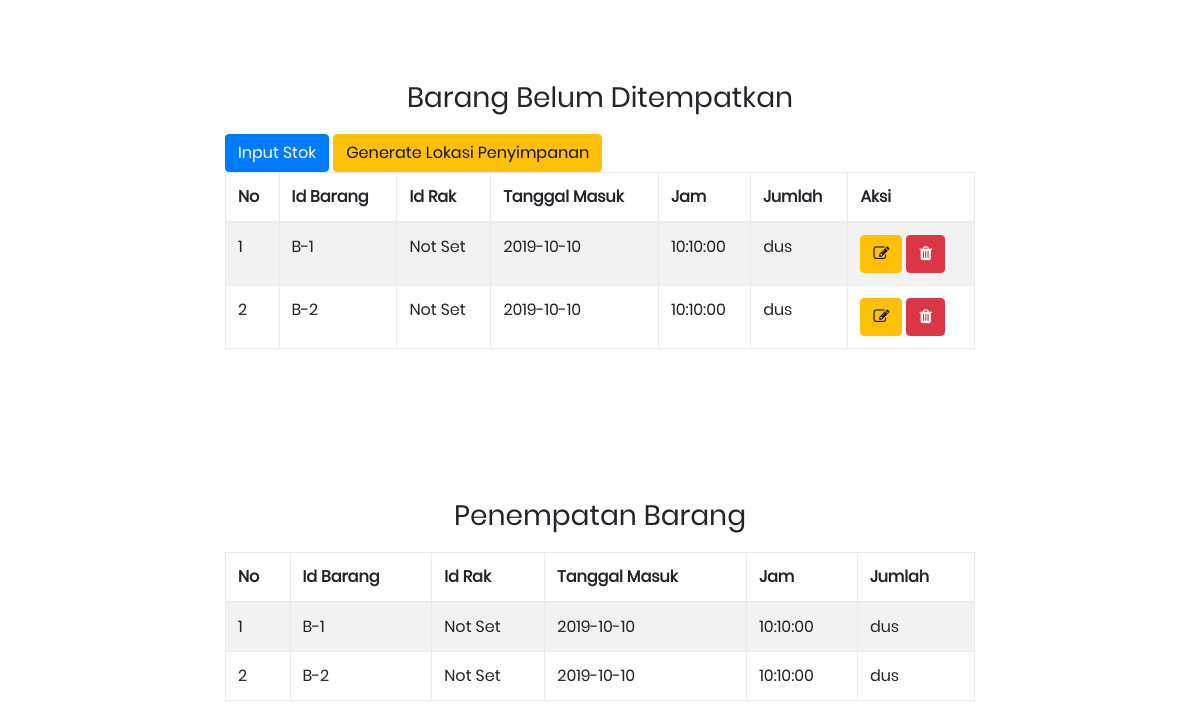
/index.php/dashboard/penempatan, run on the app's committed database.
### tables this page shows
CREATE TABLE `tbl_ga_stok_detail` (
  `stok_detail_id` int(11) NOT NULL,
  `id_stok` varchar(100) NOT NULL,
  `id_barang` varchar(100) NOT NULL,
  `total` int(11) NOT NULL
);

CREATE TABLE `tbl_ga_stok` (
  `id_stok` varchar(100) NOT NULL,
  `tanggal_masuk` date NOT NULL,
  `jam` time NOT NULL
);

### application/controllers/Dashboard.php (called while the page is built, shortened)
<?php
class Dashboard extends CI_Controller {
    public function __construct()
    {
            $this->load->model('Ga_model');
    }
    public function penempatan()
	{
        $data['stok_barang'] = $this->Ga_model->getUnlocatedStock()->result_array();
        $this->load->view('templates/header');
        $this->load->view('ga_penempatan', $data);
        $this->load->view('templates/footer');
	}
}

### index.php (called while the page is built, shortened)
<?php
require_once BASEPATH.'core/CodeIgniter.php';

### application/models/Ga_model.php (called while the page is built, shortened)
<?php
class Ga_model extends CI_Model {
    public function getUnlocatedStock(){
        return $this->db->where('id_rak', NULL)
                ->join('tbl_ga_stok_detail tgsd', 'tgs.id_stok=tgsd.id_stok')
                ->join('tbl_ga_stok_rak tgsr', 'tgsd.stok_detail_id=tgsr.stok_detail_id','left')
                ->get('tbl_ga_stok tgs');
    }
}

### application/views/ga_penempatan.php (the view, shortened to what this page needs)
<div class="limiter">
		<div class="container-login100" >
        <div class='col-md-8'>
            <h3 class='text-center p-b-20'>Barang Belum Ditempatkan</h3>
            <a href="<?=base_url('dashboard/input_barang_create')?>" class="btn btn-primary">Input Stok</a>
            <?php if($stok_barang){ ?>
                <a href="<?=base_url('dashboard/generate_lokasi_penyimpanan')?>" class="btn btn-warning">Generate Lokasi Penyimpanan</a>
            <?php } ?>
            <table id="stokbarang" class="table table-striped table-bordered" style="width:100%">
                <thead>
                    <tr>
                        <th scope="col">No</th>
                        <th scope="col">Id Barang</th>
                        <th scope="col" >Id Rak</th>
                        <th scope="col" >Tanggal Masuk</th>
                        <th scope="col" >Jam</th>
                        <th scope="col" >Jumlah</th>
                        <th scope="col">Aksi</th>
                    </tr>
                </thead>
                <tbody>
                    <?php $no = 0;foreach($stok_barang as $row){?>
                        <tr>
                            <td><?=$no+=1;?></td>
                            <td><?=$row['id_barang'];?></td>
                            <td ><?php if($row['id_rak']==""){echo"Not Set";}?></td>
                            <td ><?=$row['tanggal_masuk'];?></td>
                            <td ><?=$row['jam'];?></td>
                            <td ><?=$row['jumlah'];?> dus</td>
                            <td >
                                <button type="button" class="btn btn-warning"
                                    data-toggle="modal" data-target="#edit-data-stok"
                                    data-id_stok="<?=$row['id_stok'];?>"
                                    data-id_barang="<?=$row['id_barang'];?>"
                                    data-tanggal_masuk="<?=$row['tanggal_masuk'];?>"
                                    data-jam="<?=$row['jam'];?>"
                                    data-jumlah="<?=$row['jumlah'];?>"
                                ><i class="fa fa-edit"></i></button>
                                <button type="button"
                                    class="btn btn-danger"
                                    onclick="delete_data('<?=$row['id_stok'];?>','stok')"
                                    >
                                    <i class="fa fa-trash"></i></button>
                            </td>
                        </tr>
                    <?php }?>
                </tbody>
            </table>
            </div>
            <div class='col-md-8'>
            <h3 class='text-center p-b-20'>Penempatan Barang    </h3>
            <table id="stokbarang" class="table table-striped table-bordered" style="width:100%">
                <thead>
                    <tr>
                        <th scope="col">No</th>
                        <th scope="col">Id Barang</th>
                        <th scope="col" >Id Rak</th>
                        <th scope="col" >Tanggal Masuk</th>
                        <th scope="col" >Jam</th>
                        <th scope="col" >Jumlah</th>
                    </tr>
                </thead>
                <tbody>
                    <?php $no = 0;foreach($stok_barang as $row){?>
                        <tr>
                            <td><?=$no+=1;?></td>
                            <td><?=$row['id_barang'];?></td>
                            <td ><?php if($row['id_rak']==""){echo"Not Set";}?></td>
                            <td ><?=$row['tanggal_masuk'];?></td>
                            <td ><?=$row['jam'];?></td>
                            <td ><?=$row['jumlah'];?> dus</td>
                        </tr>
                    <?php }?>
                </tbody>
            </table>
            </div>
            </div>
		</div>

### assets/css/main.css (style rules this page uses)
* { margin: 0px; padding: 0px; box-sizing: border-box; }
body, html { height: 100%; font-family: Poppins-Regular, sans-serif; }
a { font-family: Poppins-Regular; font-size: 14px; line-height: 1.7; color: #666666; margin: 0px; transition: all 0.4s; -webkit-transition: all 0.4s; -o-transition: all 0.4s; -moz-transition: all 0.4s; }
h1,h2,h3,h4,h5,h6 { margin: 0px; }
button { outline: none !important; border: none; background: transparent; }
.limiter { width: 100%; margin: 0 auto; }
.container-login100 { width: 100%; min-height: 100vh; display: -webkit-box; display: -webkit-flex; display: -moz-box; display: -ms-flexbox; display: flex; flex-wrap: wrap; justify-content: center; align-items: center; padding: 15px; background-repeat: no-repeat; background-position: center; background-size: cover; }

### data on the page
tbl_ga_stok_detail: no "1", id_barang "B-1", id_stok.tanggal_masuk "2019-10-10", id_stok.jam "10:10:00"
tbl_ga_stok_detail: no "2", id_barang "B-2", id_stok.tanggal_masuk "2019-10-10", id_stok.jam "10:10:00"
